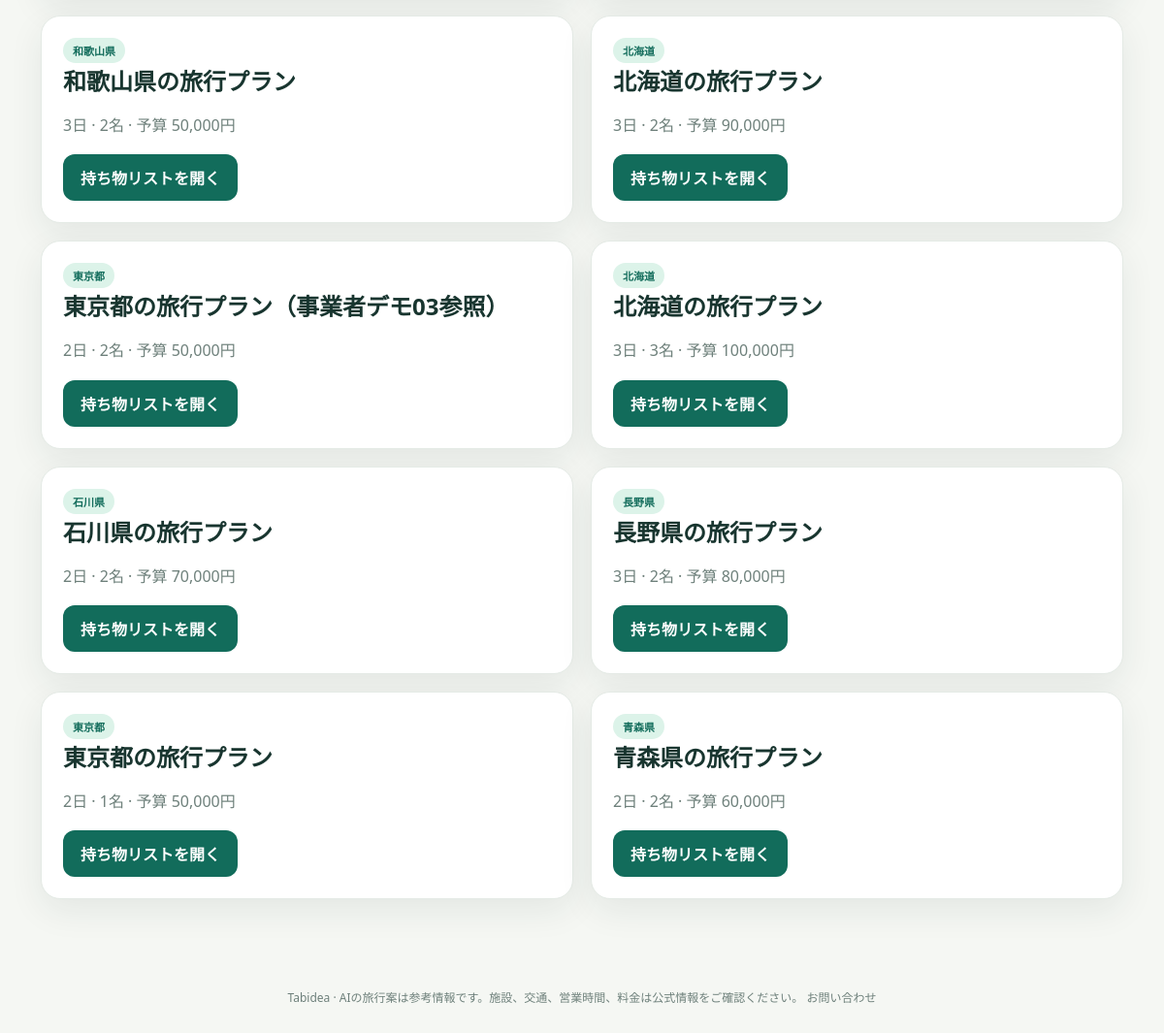
The page /packing (signed in, lower part) on the database as committed earlier.
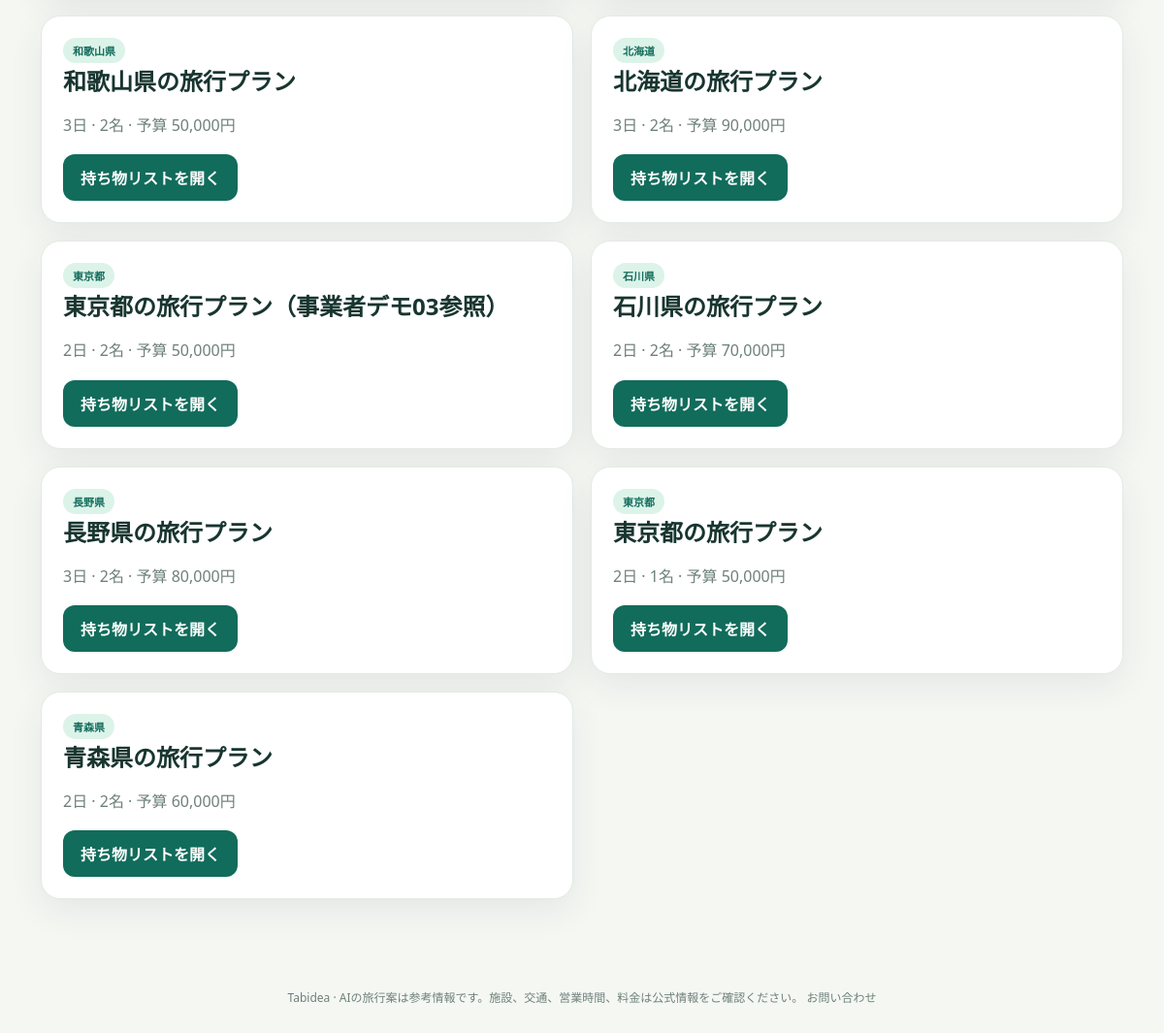
The same page on the database as committed later.
### models.py (models this page shows)
class TravelPlan(db.Model):
    __tablename__ = "travel_plans"
    id = db.Column("plan_id", db.Integer, primary_key=True)
    user_id = db.Column(db.Integer, db.ForeignKey("user_auth.user_id"), nullable=False, index=True)
    group_id = db.Column(db.Integer)
    title = db.Column(db.String(100), nullable=False)
    destination = db.Column(db.String(100), nullable=False)
    start_date = db.Column(db.Date)
    end_date = db.Column(db.Date)
    days = db.Column(db.Integer, nullable=False, default=1)
    num_people = db.Column(db.Integer, nullable=False, default=1)
    budget = db.Column(db.Integer, nullable=False, default=0)
    theme = db.Column(db.String(200), default="")
    preferences = db.Column(db.Text, default="")
    ai_response = db.Column(db.Text, nullable=False)
    created_at = db.Column(db.DateTime(timezone=True), default=utcnow, nullable=False)
    updated_at = db.Column(db.DateTime(timezone=True), default=utcnow, onupdate=utcnow, nullable=False)
    user = db.relationship("User", backref=db.backref("plans", cascade="all, delete-orphan"))
    packing_items = db.relationship("PackingItem", back_populates="plan", cascade="all, delete-orphan", order_by="PackingItem.id")
    travel_story = db.relationship("TravelStory", back_populates="plan", uselist=False, cascade="all, delete-orphan")

### app.py (the view)
    @app.get("/packing")
    @login_required
    def packing_plan_picker():
        _traveler_only()
        group_ids = [m.group_id for m in TripGroupMember.query.filter_by(user_id=current_user.id).all()]
        query = TravelPlan.query.filter(TravelPlan.user_id == current_user.id)
        if group_ids:
            query = TravelPlan.query.filter(
                or_(TravelPlan.user_id == current_user.id, TravelPlan.group_id.in_(group_ids))
            )
        items = query.order_by(TravelPlan.updated_at.desc()).all()
        return page("packing_picker", plans=items)

### app.py (called while the page is built)
def _traveler_only():
    if current_user.user_type != "traveler":
        abort(403)

### templates/page.html (shortened to what this page needs)
{% extends "base.html" %}
{% block content %}
{% if page=='auth' %}
<div class="auth-wrap"><section class="card"><div style="text-align:center;margin-bottom:22px"><span class="brand-mark" style="margin:auto">T</span><h1 style="margin:12px 0 5px">旅の準備をはじめよう</h1><p class="muted">Tabideaで、次の旅を計画しましょう。</p></div>
<div class="auth-tabs"><a class="{{ 'active' if mode=='login' else '' }}" href="{{ url_for('auth',mode='login') }}">ログイン</a><a class="{{ 'active' if mode=='register' else '' }}" href="{{ url_for('auth',mode='register') }}">新規登録</a></div>
<form method="post"><input type="hidden" name="csrf_token" value="{{ csrf_token() }}"><div class="form-grid">
{% if mode=='register' %}<div class="field full"><label for="user-type">アカウント種別</label><select id="user-type" name="user_type"><option value="traveler">旅行者</option><option value="business">事業者</option></select></div><div class="field full"><label for="username">ユーザー名</label><input id="username" name="username" minlength="2" maxlength="50" required placeholder="例：たび好き"></div>{% endif %}
<div class="field full"><label for="email">メールアドレス</label><input id="email" type="email" name="email" required placeholder="you@example.com"></div><div class="field full"><label for="password">パスワード</label><div class="password-control"><input id="password" type="password" name="password" minlength="8" required placeholder="8文字以上"><button class="password-toggle" type="button" aria-label="パスワードを表示" aria-pressed="false" data-password-toggle="password"><svg viewBox="0 0 24 24" aria-hidden="true"><path d="M2 12s3.6-7 10-7 10 7 10 7-3.6 7-10 7S2 12 2 12Z"/><circle cx="12" cy="12" r="3"/></svg></button></div></div>
{% if mode=='register' %}<div class="field full"><label for="password-confirm">パスワード（確認）</label><div class="password-control"><input id="password-confirm" type="password" name="password_confirm" minlength="8" required placeholder="もう一度入力してください"><button class="password-toggle" type="button" aria-label="パスワードを表示" aria-pressed="false" data-password-toggle="password-confirm"><svg viewBox="0 0 24 24" aria-hidden="true"><path d="M2 12s3.6-7 10-7 10 7 10 7-3.6 7-10 7S2 12 2 12Z"/><circle cx="12" cy="12" r="3"/></svg></button></div></div>{% endif %}</div><div class="form-actions"><button id="auth-submit" type="submit">{{ 'ログイン' if mode=='login' else 'アカウントを作成' }}</button></div></form>
<p class="hint" style="text-align:center">{% if mode=='login' %}<a href="{{ url_for('password_reset_request') }}">パスワードを忘れた場合</a><br><br>アカウントをお持ちでない方は<a href="{{ url_for('auth',mode='register') }}">新規登録</a>{% else %}すでにアカウントをお持ちの方は<a href="{{ url_for('auth',mode='login') }}">ログイン</a>{% endif %}</p></section></div>
{% elif page=='packing_picker' %}
{% if plans %}<section class="grid two">{% for plan in plans %}<article class="card"><span class="pill">{{ plan.destination }}</span><h2>{{ plan.title }}</h2><p class="muted">{{ plan.days }}日 · {{ plan.num_people }}名 · 予算 {{ '{:,}'.format(plan.budget) }}円</p><a class="button" href="{{ url_for('packing_list',plan_id=plan.id) }}">持ち物リストを開く</a></article>{% endfor %}</section>{% else %}<section class="card empty"><h2>旅行プランがありません</h2><p>先に旅行プランを作成すると、持ち物リストを利用できます。</p><a class="button" href="{{ url_for('new_plan') }}">AIプランを作成</a></section>{% endif %}
{% endif %}
{% endblock %}

### templates/base.html (shortened to what this page needs)
<!doctype html>
<html lang="ja"><head><link rel="stylesheet" href="{{ url_for('static',filename='style.css',v='20261026-2') }}"><link rel="stylesheet" href="{{ url_for('static',filename='business-photos.css',v='20261021-1') }}"><link rel="stylesheet" href="{{ url_for('static',filename='hamburger-menu.css',v='20261021-3') }}">{% if page in ['packing_list','packing_picker'] %}<link rel="stylesheet" href="{{ url_for('static',filename='packing.css',v='20261019-1') }}">{% endif %}</head>
<body>
<main class="wrap">{% block content %}{% endblock %}</main>
<footer>Tabidea · AIの旅行案は参考情報です。施設、交通、営業時間、料金は公式情報をご確認ください。 <a href="{{ url_for('contact') }}">お問い合わせ</a></footer></body></html>

### static/style.css (style rules this page uses)
:root { --ink:#18352f;--muted:#6e807b;--paper:#f5f7f3;--white:#fff;--green:#126c5b;--mint:#dcf3e9;--orange:#f59e60;--line:#e4eae5;--shadow:0 12px 35px rgba(24,53,47,.08) }
* { box-sizing:border-box }
body { margin:0;background:var(--paper);color:var(--ink);font-family:"Yu Gothic UI","Meiryo",system-ui,sans-serif }
a { color:inherit;text-decoration:none }
button,.button { border:0;border-radius:12px;padding:12px 18px;background:var(--green);color:#fff;font-weight:700;cursor:pointer;display:inline-flex;align-items:center;justify-content:center;gap:8px;transition:.2s }
.wrap { max-width:1160px;margin:0 auto;padding:34px 22px 72px }
.grid { display:grid;gap:18px }
.grid.two { grid-template-columns:repeat(2,minmax(0,1fr)) }
.card { background:var(--white);border:1px solid var(--line);border-radius:20px;padding:22px;box-shadow:var(--shadow) }
.card h2,.card h3 { margin:0 0 10px }
.card p { line-height:1.7 }
.trip-card small,.muted { color:var(--muted) }
.pill { display:inline-flex;padding:5px 10px;background:var(--mint);color:var(--green);border-radius:99px;font-size:11px;font-weight:800 }
:root { --ink:#18352f;--muted:#6e807b;--paper:#f5f7f3;--white:#fff;--green:#126c5b;--mint:#dcf3e9;--line:#e4eae5;--shadow:0 12px 35px rgba(24,53,47,.08) }
body { background:var(--paper);color:var(--ink) }
.grid { grid-template-columns:repeat(2,minmax(0,1fr)) }
.wrap+footer { color:var(--muted);font-size:12px;text-align:center;padding:20px 16px 28px }

Rows that differ between the two databases and show on the page:
no longer on this page (row edited): TravelPlan: destination "北海道", title "北海道の旅行プラン", days "3", num_people "3", budget "100,000"
